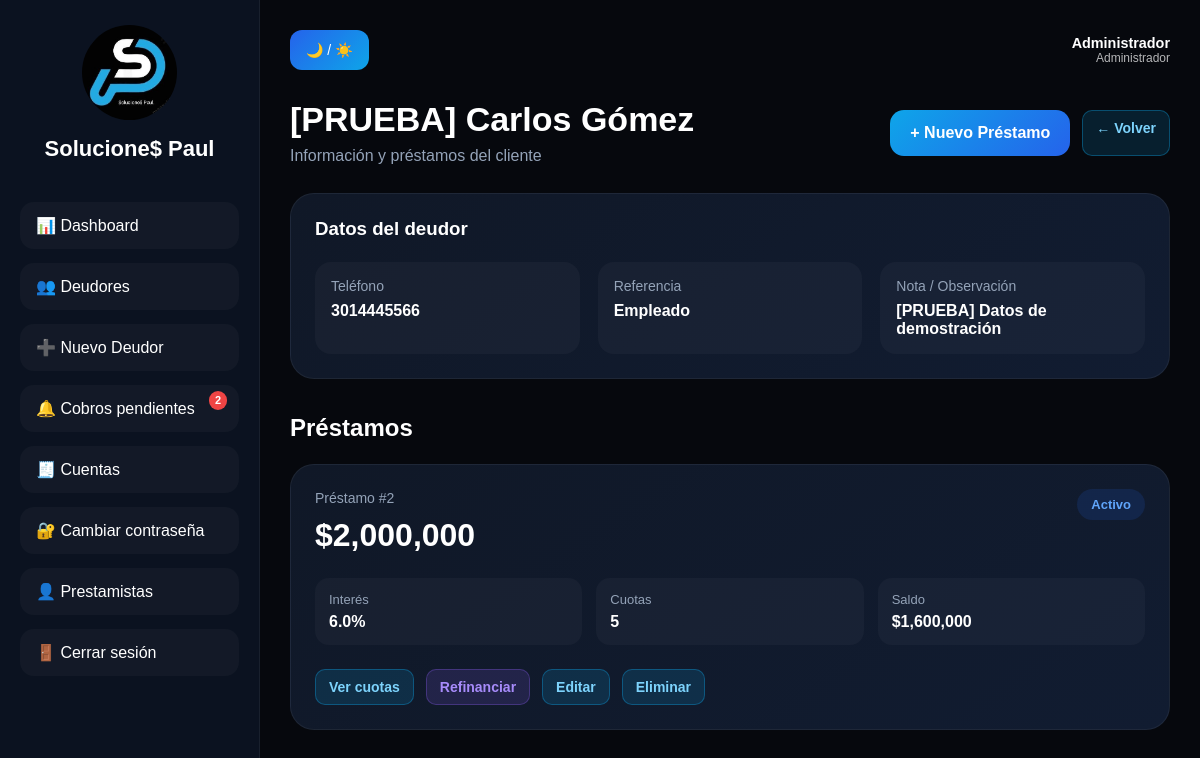
The app's page /deudor/2 (signed in) with its own data.
### models.py (models this page shows)
class Usuario(db.Model, UserMixin):
    __tablename__ = "usuarios"
    id = db.Column(db.Integer, primary_key=True)
    nombre = db.Column(db.String(100), nullable=False)
    usuario = db.Column(db.String(80), unique=True, nullable=False)
    password_hash = db.Column(db.String(255), nullable=False)
    rol = db.Column(db.String(20), nullable=False, default="prestamista")
    activo = db.Column(db.Boolean, nullable=False, default=True)
    creado_en = db.Column(db.DateTime, default=datetime.utcnow)
    deudores = db.relationship("Deudor", backref="propietario", lazy=True)
    cuentas = db.relationship("CuentaContable", backref="propietario", lazy=True)
    @property
    def es_admin(self):
        return self.rol == "admin"
    @property
    def is_active(self):
        return self.activo

class Deudor(db.Model):
    __tablename__ = "deudores"
    id = db.Column(db.Integer, primary_key=True)
    usuario_id = db.Column(db.Integer, db.ForeignKey("usuarios.id"), nullable=True, index=True)
    nombre = db.Column(db.String(150), nullable=True)
    cedula = db.Column(db.String(50), unique=True, nullable=True)
    telefono = db.Column(db.String(50), nullable=True)
    direccion = db.Column(db.String(200))
    correo = db.Column(db.String(120))
    referencia = db.Column(db.String(150))
    nota = db.Column(db.Text)
    creado_en = db.Column(db.DateTime, default=datetime.utcnow)
    prestamos = db.relationship(
        "Prestamo",
        backref="deudor",
        lazy=True,
        cascade="all, delete-orphan"
    )

class Prestamo(db.Model):
    __tablename__ = "prestamos"
    id = db.Column(db.Integer, primary_key=True)
    deudor_id = db.Column(db.Integer, db.ForeignKey("deudores.id"), nullable=False)
    cuenta_desembolso_id = db.Column(db.Integer, db.ForeignKey("cuentas_contables.id"), nullable=True)
    monto = db.Column(db.Float, nullable=False)
    interes_mensual = db.Column(db.Float, default=7.0)
    numero_cuotas = db.Column(db.Integer, nullable=False)
    fecha_inicio = db.Column(db.Date, default=date.today)
    dia_pago = db.Column(db.Integer, nullable=False)
    saldo_capital = db.Column(db.Float, nullable=False)
    estado = db.Column(db.String(30), default="activo")
    creado_en = db.Column(db.DateTime, default=datetime.utcnow)
    cuotas = db.relationship(
        "Cuota",
        backref="prestamo",
        lazy=True,
        cascade="all, delete-orphan"
    )
    pagos = db.relationship(
        "Pago",
        backref="prestamo",
        lazy=True,
        cascade="all, delete-orphan"
    )
    cuenta_desembolso = db.relationship(
        "CuentaContable",
        backref="prestamos_desembolsados",
        foreign_keys=[cuenta_desembolso_id]
    )

### app.py (the view)
@app.route("/deudor/<int:deudor_id>")
@login_required
def detalle_deudor(deudor_id):
    deudor = deudor_visible_o_404(deudor_id)
    return render_template("detalle_deudor.html", deudor=deudor)

### app.py (called while the page is built)
def csrf_token():
    if "_csrf_token" not in session:
        session["_csrf_token"] = secrets.token_urlsafe(32)
    return session["_csrf_token"]

@app.before_request
def validar_csrf():
    if app.config.get("TESTING"):
        return
    if request.method in ("POST", "PUT", "PATCH", "DELETE"):
        esperado = session.get("_csrf_token", "")
        recibido = request.form.get("csrf_token", "") or request.headers.get("X-CSRF-Token", "")
        if not esperado or not hmac.compare_digest(esperado, recibido):
            abort(400, description="La sesión del formulario venció. Recarga la página e inténtalo nuevamente.")

@app.after_request
def agregar_cabeceras_seguridad(response):
    response.headers["X-Content-Type-Options"] = "nosniff"
    response.headers["X-Frame-Options"] = "DENY"
    response.headers["Referrer-Policy"] = "strict-origin-when-cross-origin"
    response.headers["Permissions-Policy"] = "camera=(), microphone=(), geolocation=()"
    if app.config["SESSION_COOKIE_SECURE"]:
        response.headers["Strict-Transport-Security"] = "max-age=31536000; includeSubDomains"
    return response

@login_manager.user_loader
def load_user(user_id):
    return Usuario.query.get(int(user_id))

def deudor_visible_o_404(deudor_id):
    query = Deudor.query.filter_by(id=deudor_id)
    if not current_user.es_admin:
        query = query.filter_by(usuario_id=current_user.id)
    return query.first_or_404()

def obtener_cuotas_urgentes():
    hoy = date.today()
    manana = hoy + timedelta(days=1)
    query = Cuota.query.join(Prestamo).join(Deudor)
    if not current_user.es_admin:
        query = query.filter(Deudor.usuario_id == current_user.id)
    cuotas_urgentes = query.filter(
        Cuota.estado.notin_(["pagada"]),
        (
            (Cuota.fecha_vencimiento == manana) |
            (Cuota.fecha_vencimiento == hoy) |
            (Cuota.fecha_vencimiento < hoy)
        )
    ).all()
    return hoy, manana, cuotas_urgentes

@app.context_processor
def inject_notificaciones_count():
    if current_user.is_authenticated:
        _, _, cuotas_urgentes = obtener_cuotas_urgentes()
        return {"notificaciones_count": len(cuotas_urgentes)}
    return {"notificaciones_count": 0}

@app.before_request
def preparar_base_de_datos():
    global _esquema_preparado
    if not _esquema_preparado:
        asegurar_esquema()
        crear_admin()
        asignar_datos_existentes_al_admin()
        _esquema_preparado = True

### templates/detalle_deudor.html (shortened to what this page needs)
{% extends "base.html" %}
{% block content %}
<section class="page-section">
    <div class="page-header">
        <div>
            <h1>{{ deudor.nombre }}</h1>
            <p>Información y préstamos del cliente</p>
        </div>
        <div class="header-actions">
            <a href="{{ url_for('nuevo_prestamo', deudor_id=deudor.id) }}" class="btn-action">
                + Nuevo Préstamo
            </a>
            <a href="{{ url_for('deudores') }}" class="btn-small">
                ← Volver
            </a>
        </div>
    </div>
    <div class="detail-grid">
        <div class="detail-card">
            <h3>Datos del deudor</h3>
            <div class="info-list">
                <div class="info-item">
                    <span>Teléfono</span>
                    <strong>{{ deudor.telefono or "No registrado" }}</strong>
                </div>
                <div class="info-item">
                    <span>Referencia</span>
                    <strong>{{ deudor.referencia or "No registrada" }}</strong>
                </div>
                {% if deudor.nota %}
                <div class="info-item">
                    <span>Nota / Observación</span>
                    <strong>{{ deudor.nota }}</strong>
                </div>
                {% endif %}
            </div>
        </div>
    </div>
    <div class="prestamos-section">
        <div class="section-title">
            <h2>Préstamos</h2>
        </div>
        {% if deudor.prestamos %}
            <div class="prestamos-grid">
                {% for prestamo in deudor.prestamos %}
                <div class="prestamo-card">
                    <div class="prestamo-top">
                        <div>
                            <span class="prestamo-label">
                                Préstamo #{{ prestamo.id }}
                            </span>
                            <h3>
                                ${{ "{:,.0f}".format(prestamo.monto) }}
                            </h3>
                        </div>
                        <span class="estado estado-{{ prestamo.estado }}">
                            {{ prestamo.estado }}
                        </span>
                    </div>
                    <div class="prestamo-info">
                        <div>
                            <span>Interés</span>
                            <strong>{{ prestamo.interes_mensual }}%</strong>
                        </div>
                        <div>
                            <span>Cuotas</span>
                            <strong>{{ prestamo.numero_cuotas }}</strong>
                        </div>
                        <div>
                            <span>Saldo</span>
                            <strong>
                                ${{ "{:,.0f}".format(prestamo.saldo_capital) }}
                            </strong>
                        </div>
                    </div>
                    <div class="prestamo-actions">
                       <a href="{{ url_for('detalle_prestamo', prestamo_id=prestamo.id) }}"
                            class="btn-small">
                                Ver cuotas
                            </a>
                       {% if prestamo.estado in ('activo', 'atrasado') %}
                       <a href="{{ url_for('refinanciar_prestamo', prestamo_id=prestamo.id) }}" class="btn-small btn-refinanciar">
                           Refinanciar
                       </a>
                       {% endif %}
                       <a href="{{ url_for('editar_prestamo', prestamo_id=prestamo.id) }}" class="btn-small">
                            Editar
                       </a>
                       <form method="POST" action="{{ url_for('eliminar_prestamo', prestamo_id=prestamo.id) }}" style="display:inline" onsubmit="return confirm('¿Eliminar este préstamo y todas sus cuotas/pagos?');">
                           <button type="submit" class="btn-small btn-danger">Eliminar</button>
                       </form>
                    </div>
                </div>
                {% endfor %}
            </div>
        {% endif %}
    </div>
</section>
{% endblock %}

### templates/base.html (shortened to what this page needs)
<!DOCTYPE html>
<html lang="es">
<head>
    <link rel="stylesheet" href="{{ url_for('static', filename='css/estilos.css') }}">
</head>
<body class="dark-mode">
    <div class="app-container">
        <aside class="sidebar">
            <div class="logo-area">
                <img src="{{ url_for('static', filename='img/logo.jpeg') }}" alt="Logo">
                <h2>Solucione$ Paul</h2>
            </div>
            <nav class="menu">
                <a href="{{ url_for('dashboard') }}" data-label="Dashboard">
                    📊 Dashboard
                </a>
                <a href="{{ url_for('deudores') }}" data-label="Deudores">
                    👥 Deudores
                </a>
                <a href="{{ url_for('nuevo_deudor') }}" data-label="Nuevo Deudor">
                    ➕ Nuevo Deudor
                </a>
                <a href="{{ url_for('notificaciones') }}" data-label="Notificaciones" class="nav-notif">
                    🔔 Cobros pendientes
                    {% if notificaciones_count > 0 %}
                        <span class="notif-badge">{{ notificaciones_count }}</span>
                    {% endif %}
                </a>
                <a href="{{ url_for('cuentas') }}" data-label="Cuentas">
                    🧾 Cuentas
                </a>
                <a href="{{ url_for('seguridad_perfil') }}" data-label="Seguridad">
                    🔐 Cambiar contraseña
                </a>
                {% if current_user.es_admin %}
                <a href="{{ url_for('prestamistas') }}" data-label="Prestamistas">
                    👤 Prestamistas
                </a>
                {% endif %}
                <form method="POST" action="{{ url_for('logout') }}" class="logout-form">
                    <button type="submit" data-label="Cerrar sesión">🚪 Cerrar sesión</button>
                </form>
            </nav>
        </aside>
        <main class="main-content">
            <header class="topbar">
                <button id="theme-toggle">
                    🌙 / ☀️
                </button>
                <div class="session-user">
                    <strong>{{ current_user.nombre }}</strong>
                    <span>{{ "Administrador" if current_user.es_admin else "Prestamista" }}</span>
                </div>
            </header>
            {% block content %}
            {% endblock %}
        </main>
    </div>
</body>
</html>

### static/css/estilos.css (style rules this page uses)
* { margin: 0; padding: 0; box-sizing: border-box; }
body { font-family: Arial, Helvetica, sans-serif; }
.session-user { margin-left: auto; display: flex; flex-direction: column; text-align: right; font-size: .9rem; }
.session-user span { opacity: .7; font-size: .75rem; }
.logout-form { margin: 0; }
.menu .logout-form button { width: 100%; border: 0; cursor: pointer; text-align: left; font: inherit; }
.dark-mode { background: #06080d; color: #ffffff; }
.app-container { display: flex; min-height: 100vh; }
.sidebar { width: 260px; background: #0b1220; border-right: 1px solid rgba(255,255,255,0.06); padding: 25px 20px; flex-shrink: 0; transition: width 0.3s ease; }
.logo-area { text-align: center; margin-bottom: 40px; }
.logo-area img { width: 95px; height: 95px; border-radius: 50%; object-fit: cover; margin-bottom: 12px; transition: width 0.3s, height 0.3s; }
.logo-area h2 { font-size: 22px; transition: opacity 0.2s; }
.menu { display: flex; flex-direction: column; gap: 14px; }
.menu a, .menu .logout-form button { text-decoration: none; color: white; padding: 14px 16px; border-radius: 14px; transition: background 0.3s ease; background: rgba(255,255,255,0.03); display: flex; align-items: center; gap: 10px; white-space: nowrap; overflow: hidden; }
.main-content { flex: 1; padding: 30px; min-width: 0; }
.topbar { display: flex; justify-content: flex-end; align-items: center; gap: 12px; margin-bottom: 30px; }
#theme-toggle { border: none; padding: 12px 16px; border-radius: 12px; cursor: pointer; background: linear-gradient(135deg, #2563eb, #0ea5e9); color: white; font-size: 14px; }
.page-section { width: 100%; }
.page-header { display: flex; justify-content: space-between; align-items: center; gap: 18px; margin-bottom: 28px; }
.page-header h1 { font-size: 34px; margin-bottom: 8px; }
.page-header p { color: #94a3b8; }
.btn-action { display: inline-block; text-decoration: none; border: none; padding: 14px 20px; border-radius: 14px; background: linear-gradient(135deg, #0ea5e9, #2563eb); color: white; font-weight: 700; cursor: pointer; }
.btn-small { display: inline-block; text-decoration: none; padding: 9px 13px; border-radius: 10px; background: rgba(14, 165, 233, 0.15); border: 1px solid rgba(14, 165, 233, 0.35); color: #7dd3fc; font-weight: 600; font-size: 14px; }
.header-actions { display: flex; gap: 12px; flex-wrap: wrap; }
.detail-grid { display: grid; grid-template-columns: 1fr; gap: 20px; margin-bottom: 35px; }
.detail-card { background: linear-gradient(145deg, #101827, #111c31); border-radius: 24px; padding: 24px; border: 1px solid rgba(255,255,255,0.06); }
.detail-card h3 { margin-bottom: 22px; }
.info-list { display: grid; grid-template-columns: repeat(auto-fit, minmax(220px, 1fr)); gap: 18px; }
.info-item { background: rgba(255,255,255,0.03); padding: 16px; border-radius: 16px; }
.info-item span { display: block; color: #94a3b8; margin-bottom: 8px; font-size: 14px; }
.section-title { margin-bottom: 22px; }
.prestamos-grid { display: grid; grid-template-columns: repeat(auto-fit, minmax(320px, 1fr)); gap: 20px; }
.prestamo-card { background: linear-gradient(145deg, #101827, #111c31); border-radius: 24px; padding: 24px; border: 1px solid rgba(255,255,255,0.06); }
.prestamo-top { display: flex; justify-content: space-between; align-items: flex-start; margin-bottom: 24px; }
.prestamo-label { color: #94a3b8; font-size: 14px; }
.prestamo-top h3 { margin-top: 10px; font-size: 32px; }
.estado { padding: 8px 14px; border-radius: 999px; font-size: 13px; font-weight: 700; text-transform: capitalize; }
.estado-activo { background: rgba(37,99,235,0.15); color: #60a5fa; }
.btn-refinanciar { background: rgba(139,92,246,0.15); color: #a78bfa; border: 1px solid rgba(139,92,246,0.3); }
.prestamo-info { display: grid; grid-template-columns: repeat(3, 1fr); gap: 14px; margin-bottom: 24px; }
.prestamo-info div { background: rgba(255,255,255,0.03); padding: 14px; border-radius: 14px; }
.prestamo-info span { display: block; color: #94a3b8; font-size: 13px; margin-bottom: 6px; }
.prestamo-actions { display: flex; gap: 12px; flex-wrap: wrap; }
.nav-notif { position: relative; }
.notif-badge { position: absolute; top: 6px; right: 12px; background: #ef4444; color: #fff; font-size: 11px; font-weight: 700; border-radius: 999px; padding: 1px 6px; line-height: 1.5; }

### records on screen
Usuario: nombre "Administrador", rol "Administrador"
Deudor: nombre "[PRUEBA] Carlos Gómez", telefono "3014445566", referencia "Empleado", nota "[PRUEBA] Datos de demostración"
Prestamo: id "2", monto "2,000,000", estado "Activo", interes_mensual "6.0", numero_cuotas "5", saldo_capital "1,600,000"

### other values on screen
{{ notificaciones_count }} "2"
